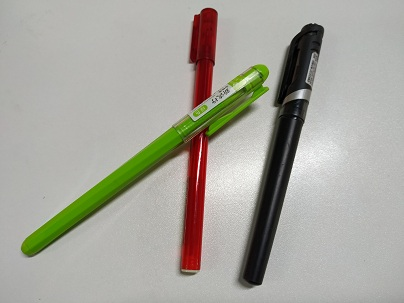
#> input picture Python.OpenCV.From.Novice.To.Practice/code/09/07/pen.jpg, 404 x 303 px
$ python demo.py
#> lines starting #> are read from the running program, lines starting #| are printed output that depends on the picture; after the words box and inside, x2 and y2 are one past the last pixel; in counts of white or black regions, pixels touching at a corner belong together
import cv2
import numpy as np

img = cv2.imread("pen.jpg")  # 读取原图
#> img is the input picture: shape (303, 404, 3); mean B, G, R 155.6, 164.7, 166
o = img.copy()  # 复制原图
o = cv2.medianBlur(o, 5)  # 使用中值滤波进行降噪
gray = cv2.cvtColor(o, cv2.COLOR_BGR2GRAY)  # 从彩色图像变成单通道灰度图像
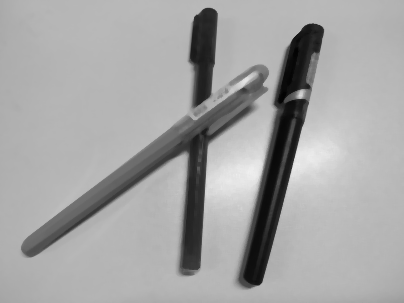
#> gray: shape (303, 404); min 2, max 239, mean 163.9
binary = cv2.Canny(o, 50, 150)  # 绘制边缘图像
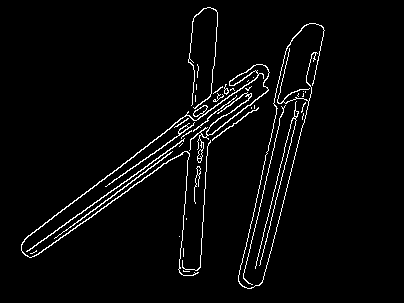
#> binary: shape (303, 404); 3.4% white in thin lines or dots, all inside (x1, y1, x2, y2) = (21, 7, 325, 289)
# 检测直线，精度为1，全角度，阈值为15，线段最短100，最小间隔为18
lines = cv2.HoughLinesP(binary, 1, np.pi / 180, 15, minLineLength=100, maxLineGap=18)
#> lines = 17 rows, first 6: [27, 236, 187, 115], [199, 268, 217, 12], [126, 181, 287, 60], [34, 256, 253, 102], [259, 265, 312, 53], [163, 157, 283, 76]
for line in lines:  # 遍历所有直线
    x1, y1, x2, y2 = line[0]  # 读取直线两个端点的坐标
    cv2.line(img, (x1, y1), (x2, y2), (0, 0, 255), 2)  # 在原始图像上绘制直线
#> this loop made 17 passes
#> (x1, y1, x2, y2) on passes 1 to 12: (27, 236, 187, 115), (199, 268, 217, 12), (126, 181, 287, 60), (34, 256, 253, 102), (259, 265, 312, 53), (163, 157, 283, 76), (60, 237, 207, 134), (246, 246, 268, 145), (262, 282, 301, 128), (250, 288, 299, 89), (241, 285, 285, 97), (179, 272, 192, 93)
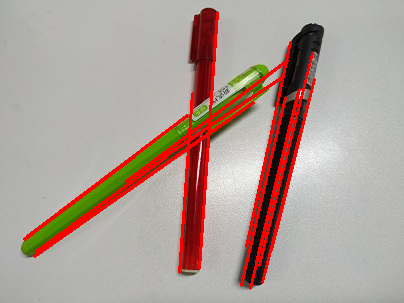
#> img: shape (303, 404, 3); 6.38% of pixels changed, all inside (x1, y1, x2, y2) = (23, 11, 316, 290)
cv2.imshow("canny", binary)  # 显示二值化边缘图案
cv2.imshow("img", img)  # 显示绘制结果
cv2.waitKey()  # 按下任何键盘按键后
cv2.destroyAllWindows()  # 释放所有窗体
